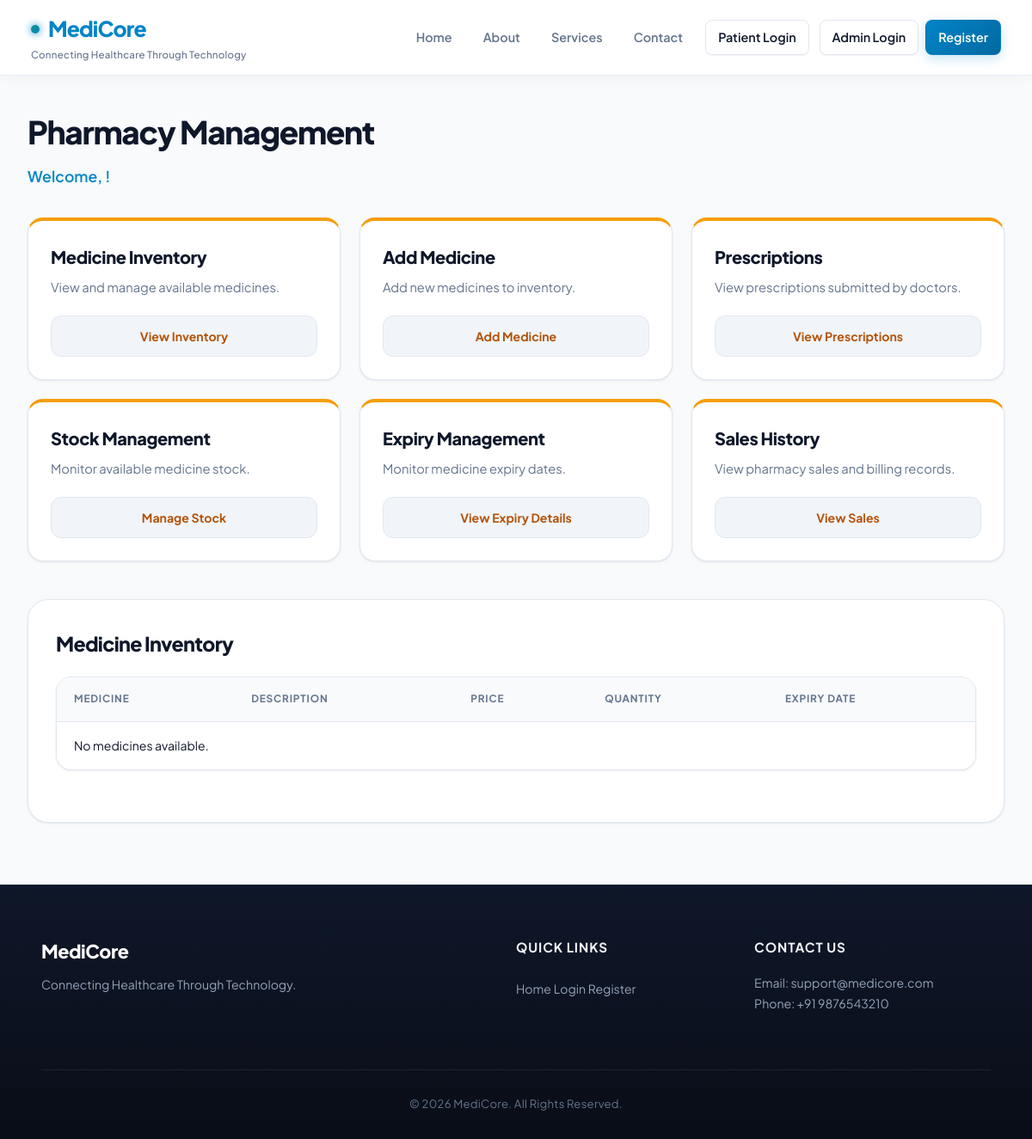
The page /pharmacy_dashboard/ on the database as committed earlier.
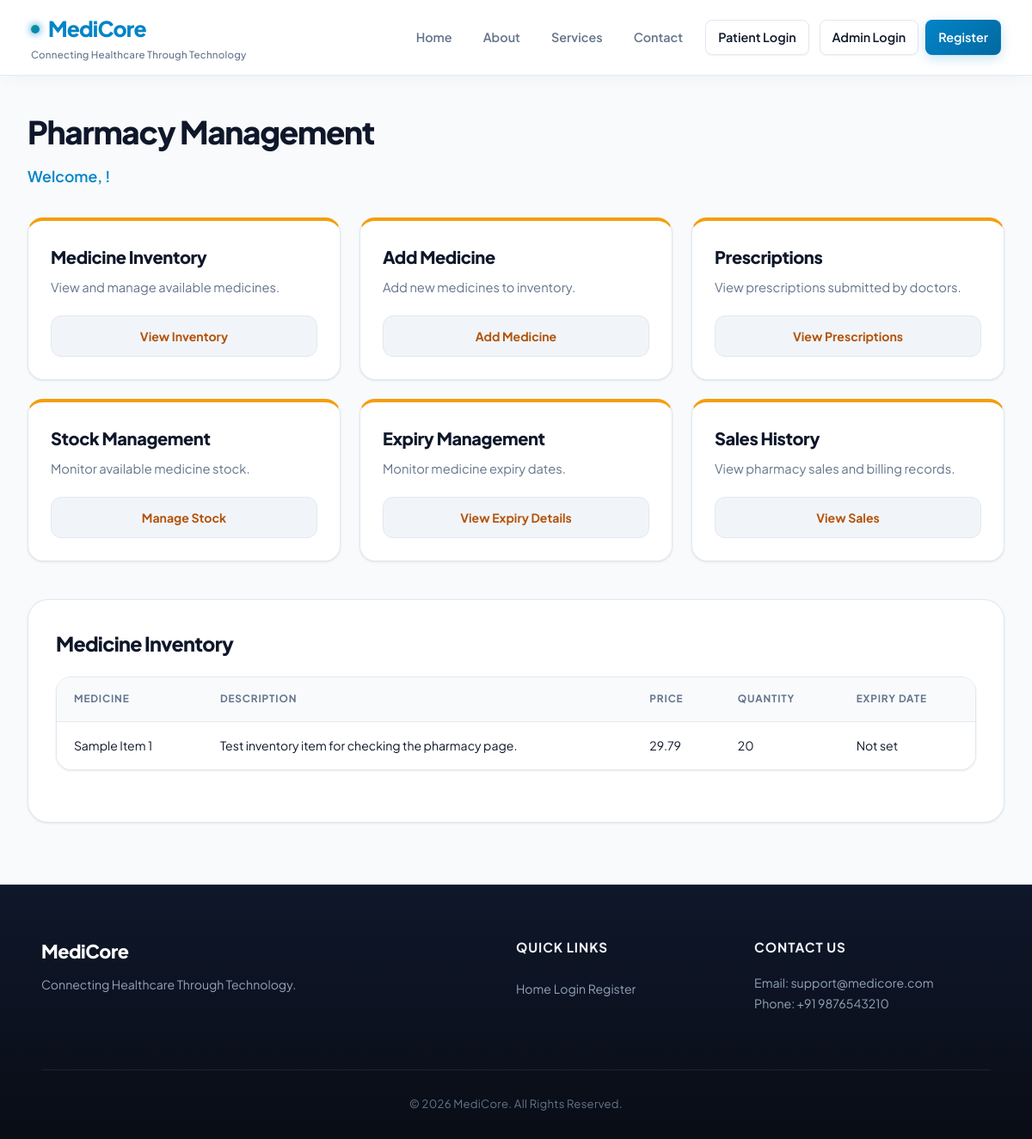
The same page on the database as committed later.
### PulsePoint/models.py (models this page shows, shortened)
class Medicine(models.Model):
    name = models.CharField(max_length=150)
    description = models.TextField(blank=True)
    price = models.DecimalField(max_digits=8, decimal_places=2)
    stock_quantity = models.PositiveIntegerField(default=0)
    expiry_date = models.DateField(null=True, blank=True)

### PulsePoint/views.py (the view)
# urls.py: path('pharmacy_dashboard/', views.pharmacy_dashboard, name='pharmacy_dashboard'),
def pharmacy_dashboard(request):
    medicines = Medicine.objects.all().order_by("name")
    return render(
        request,
        "pharmacy_dashboard.html",
        {"medicines": medicines}
    )

### PulsePoint/templates/pharmacy_dashboard.html (shortened to what this page needs)
{% extends 'base.html' %}
{% load static %}
{% block css %}
<link rel="stylesheet" href="{% static 'css/pharmacy_dashboard.css' %}">
{% endblock %}
{% block content %}
<section class="dashboard">
    <h1>Pharmacy Management</h1>
    <p>Welcome, {{ request.user.username }}!</p>
    <div class="dashboard-cards">
        <div class="card">
            <h3>Medicine Inventory</h3>
            <p>View and manage available medicines.</p>
            <a href="{% url 'medicine_list' %}">View Inventory</a>
        </div>
        <div class="card">
            <h3>Add Medicine</h3>
            <p>Add new medicines to inventory.</p>
            <a href="{% url 'add_medicine' %}">Add Medicine</a>
        </div>
        <div class="card">
            <h3>Prescriptions</h3>
            <p>View prescriptions submitted by doctors.</p>
            <a href="{% url 'pharmacy_prescriptions' %}">View Prescriptions</a>
        </div>
        <div class="card">
            <h3>Stock Management</h3>
            <p>Monitor available medicine stock.</p>
            <a href="{% url 'stock_management' %}">Manage Stock</a>
        </div>
        <div class="card">
            <h3>Expiry Management</h3>
            <p>Monitor medicine expiry dates.</p>
            <a href="{% url 'expiry_management' %}">View Expiry Details</a>
        </div>
        <div class="card">
            <h3>Sales History</h3>
            <p>View pharmacy sales and billing records.</p>
            <a href="{% url 'pharmacy_sales' %}">View Sales</a>
        </div>
    </div>
    <section>
        <h2>Medicine Inventory</h2>
        <table>
    <thead>
        <tr>
            <th>Medicine</th>
            <th>Description</th>
            <th>Price</th>
            <th>Quantity</th>
            <th>Expiry Date</th>
        </tr>
    </thead>
    <tbody>
        {% for medicine in medicines %}
        <tr>
            <td>{{ medicine.name }}</td>
            <td>{{ medicine.description|default:"—" }}</td>
            <td>{{ medicine.price }}</td>
            <td>{{ medicine.stock_quantity }}</td>
            <td>{{ medicine.expiry_date|default:"Not set" }}</td>
        </tr>
        {% empty %}
        <tr>
            <td colspan="5">No medicines available.</td>
        </tr>
        {% endfor %}
    </tbody>
</table>
    </section>
</section>
{% endblock %}

Rows that differ between the two databases and show on the page:
added Medicine: name "Sample Item 1", description "Test inventory item for checking the pharmacy page.", price "29.79", stock_quantity "20", expiry_date "Not set"
Other text that changed with them:
text no longer shown: "No medicines available."
